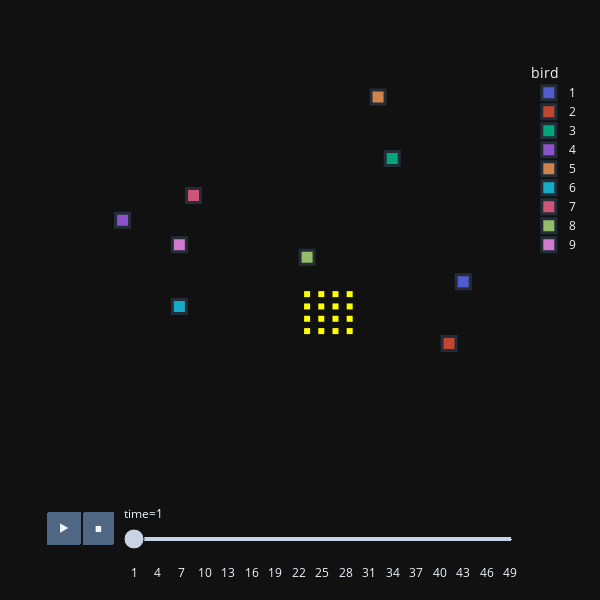

Here is the notebook cell this chart was saved with:
### Markdown cell above
Test one of the simulations by animating it.

### Code cell
communicators = ft.object_from_data(sim.all_birdsDF, sim.all_rewardsDF)
ft.animate_birds(communicators, plot_rewards=True,
                  width = 600, height = 600, point_size = 10)

### Figure 1 — Plotly figure (JSON) as saved in the notebook; plotly's stock layout.template omitted (floating-point values rounded to 4 significant figures)
{"data": [{"hovertemplate": "bird=1<br>time=1<br>x=%{x}<br>y=%{y}<extra></extra>", "legendgroup": "1", "marker": {"color": "#636efa", "line": {"width": 3}, "opacity": 0.8, "size": 14, "symbol": "square"}, "mode": "markers", "name": "1", "orientation": "v", "showlegend": true, "type": "scatter", "x": [26], "xaxis": "x", "y": [12], "yaxis": "y"}, {"hovertemplate": "bird=2<br>time=1<br>x=%{x}<br>y=%{y}<extra></extra>", "legendgroup": "2", "marker": {"color": "#EF553B", "line": {"width": 3}, "opacity": 0.8, "size": 14, "symbol": "square"}, "mode": "markers", "name": "2", "orientation": "v", "showlegend": true, "type": "scatter", "x": [25], "xaxis": "x", "y": [7], "yaxis": "y"}, {"hovertemplate": "bird=3<br>time=1<br>x=%{x}<br>y=%{y}<extra></extra>", "legendgroup": "3", "marker": {"color": "#00cc96", "line": {"width": 3}, "opacity": 0.8, "size": 14, "symbol": "square"}, "mode": "markers", "name": "3", "orientation": "v", "showlegend": true, "type": "scatter", "x": [21], "xaxis": "x", "y": [22], "yaxis": "y"}, {"hovertemplate": "bird=4<br>time=1<br>x=%{x}<br>y=%{y}<extra></extra>", "legendgroup": "4", "marker": {"color": "#ab63fa", "line": {"width": 3}, "opacity": 0.8, "size": 14, "symbol": "square"}, "mode": "markers", "name": "4", "orientation": "v", "showlegend": true, "type": "scatter", "x": [2], "xaxis": "x", "y": [17], "yaxis": "y"}, {"hovertemplate": "bird=5<br>time=1<br>x=%{x}<br>y=%{y}<extra></extra>", "legendgroup": "5", "marker": {"color": "#FFA15A", "line": {"width": 3}, "opacity": 0.8, "size": 14, "symbol": "square"}, "mode": "markers", "name": "5", "orientation": "v", "showlegend": true, "type": "scatter", "x": [20], "xaxis": "x", "y": [27], "yaxis": "y"}, {"hovertemplate": "bird=6<br>time=1<br>x=%{x}<br>y=%{y}<extra></extra>", "legendgroup": "6", "marker": {"color": "#19d3f3", "line": {"width": 3}, "opacity": 0.8, "size": 14, "symbol": "square"}, "mode": "markers", "name": "6", "orientation": "v", "showlegend": true, "type": "scatter", "x": [6], "xaxis": "x", "y": [10], "yaxis": "y"}, {"hovertemplate": "bird=7<br>time=1<br>x=%{x}<br>y=%{y}<extra></extra>", "legendgroup": "7", "marker": {"color": "#FF6692", "line": {"width": 3}, "opacity": 0.8, "size": 14, "symbol": "square"}, "mode": "markers", "name": "7", "orientation": "v", "showlegend": true, "type": "scatter", "x": [7], "xaxis": "x", "y": [19], "yaxis": "y"}, {"hovertemplate": "bird=8<br>time=1<br>x=%{x}<br>y=%{y}<extra></extra>", "legendgroup": "8", "marker": {"color": "#B6E880", "line": {"width": 3}, "opacity": 0.8, "size": 14, "symbol": "square"}, "mode": "markers", "name": "8", "orientation": "v", "showlegend": true, "type": "scatter", "x": [15], "xaxis": "x", "y": [14], "yaxis": "y"}, {"hovertemplate": "bird=9<br>time=1<br>x=%{x}<br>y=%{y}<extra></extra>", "legendgroup": "9", "marker": {"color": "#FF97FF", "line": {"width": 3}, "opacity": 0.8, "size": 14, "symbol": "square"}, "mode": "markers", "name": "9", "orientation": "v", "showlegend": true, "type": "scatter", "x": [6], "xaxis": "x", "y": [15], "yaxis": "y"}, {"hovertemplate": "bird=reward<br>time=1<br>x=%{x}<br>y=%{y}<extra></extra>", "legendgroup": "reward", "marker": {"color": "yellow", "symbol": "square"}, "mode": "markers", "name": "reward", "orientation": "v", "showlegend": false, "type": "scatter", "x": [15, 16, 17, 18, 15, 16, 17, 18, 15, 16, 17, 18, 15, 16, 17, 18], "xaxis": "x", "y": [8, 8, 8, 8, 9, 9, 9, 9, 10, 10, 10, 10, 11, 11, 11, 11], "yaxis": "y"}], "layout": {"autosize": false, "height": 600, "legend": {"title": {"text": "bird"}, "tracegroupgap": 0}, "margin": {"t": 60}, "sliders": [{"active": 0, "currentvalue": {"prefix": "time="}, "len": 0.9, "pad": {"b": 10, "t": 60}, "steps": [{"args": [["1"], {"frame": {"duration": 0, "redraw": false}, "fromcurrent": true, "mode": "immediate", "transition": {"duration": 0, "easing": "linear"}}], "label": "1", "method": "animate"}, {"args": [["2"], {"frame": {"duration": 0, "redraw": false}, "fromcurrent": true, "mode": "immediate", "transition": {"duration": 0, "easing": "linear"}}], "label": "2", "method": "animate"}, {"args": [["3"], {"frame": {"duration": 0, "redraw": false}, "fromcurrent": true, "mode": "immediate", "transition": {"duration": 0, "easing": "linear"}}], "label": "3", "method": "animate"}, {"args": [["4"], {"frame": {"duration": 0, "redraw": false}, "fromcurrent": true, "mode": "immediate", "transition": {"duration": 0, "easing": "linear"}}], "label": "4", "method": "animate"}, {"args": [["5"], {"frame": {"duration": 0, "redraw": false}, "fromcurrent": true, "mode": "immediate", "transition": {"duration": 0, "easing": "linear"}}], "label": "5", "method": "animate"}, {"args": [["6"], {"frame": {"duration": 0, "redraw": false}, "fromcurrent": true, "mode": "immediate", "transition": {"duration": 0, "easing": "linear"}}], "label": "6", "method": "animate"}, {"args": [["7"], {"frame": {"duration": 0, "redraw": false}, "fromcurrent": true, "mode": "immediate", "transition": {"duration": 0, "easing": "linear"}}], "label": "7", "method": "animate"}, {"args": [["8"], {"frame": {"duration": 0, "redraw": false}, "fromcurrent": true, "mode": "immediate", "transition": {"duration": 0, "easing": "linear"}}], "label": "8", "method": "animate"}, {"args": [["9"], {"frame": {"duration": 0, "redraw": false}, "fromcurrent": true, "mode": "immediate", "transition": {"duration": 0, "easing": "linear"}}], "label": "9", "method": "animate"}, {"args": [["10"], {"frame": {"duration": 0, "redraw": false}, "fromcurrent": true, "mode": "immediate", "transition": {"duration": 0, "easing": "linear"}}], "label": "10", "method": "animate"}, {"args": [["11"], {"frame": {"duration": 0, "redraw": false}, "fromcurrent": true, "mode": "immediate", "transition": {"duration": 0, "easing": "linear"}}], "label": "11", "method": "animate"}, {"args": [["12"], {"frame": {"duration": 0, "redraw": false}, "fromcurrent": true, "mode": "immediate", "transition": {"duration": 0, "easing": "linear"}}], "label": "12", "method": "animate"}, {"args": [["13"], {"frame": {"duration": 0, "redraw": false}, "fromcurrent": true, "mode": "immediate", "transition": {"duration": 0, "easing": "linear"}}], "label": "13", "method": "animate"}, {"args": [["14"], {"frame": {"duration": 0, "redraw": false}, "fromcurrent": true, "mode": "immediate", "transition": {"duration": 0, "easing": "linear"}}], "label": "14", "method": "animate"}, {"args": [["15"], {"frame": {"duration": 0, "redraw": false}, "fromcurrent": true, "mode": "immediate", "transition": {"duration": 0, "easing": "linear"}}], "label": "15", "method": "animate"}, {"args": [["16"], {"frame": {"duration": 0, "redraw": false}, "fromcurrent": true, "mode": "immediate", "transition": {"duration": 0, "easing": "linear"}}], "label": "16", "method": "animate"}, {"args": [["17"], {"frame": {"duration": 0, "redraw": false}, "fromcurrent": true, "mode": "immediate", "transition": {"duration": 0, "easing": "linear"}}], "label": "17", "method": "animate"}, {"args": [["18"], {"frame": {"duration": 0, "redraw": false}, "fromcurrent": true, "mode": "immediate", "transition": {"duration": 0, "easing": "linear"}}], "label": "18", "method": "animate"}, {"args": [["19"], {"frame": {"duration": 0, "redraw": false}, "fromcurrent": true, "mode": "immediate", "transition": {"duration": 0, "easing": "linear"}}], "label": "19", "method": "animate"}, {"args": [["20"], {"frame": {"duration": 0, "redraw": false}, "fromcurrent": true, "mode": "immediate", "transition": {"duration": 0, "easing": "linear"}}], "label": "20", "method": "animate"}, {"args": [["21"], {"frame": {"duration": 0, "redraw": false}, "fromcurrent": true, "mode": "immediate", "transition": {"duration": 0, "easing": "linear"}}], "label": "21", "method": "animate"}, {"args": [["22"], {"frame": {"duration": 0, "redraw": false}, "fromcurrent": true, "mode": "immediate", "transition": {"duration": 0, "easing": "linear"}}], "label": "22", "method": "animate"}, {"args": [["23"], {"frame": {"duration": 0, "redraw": false}, "fromcurrent": true, "mode": "immediate", "transition": {"duration": 0, "easing": "linear"}}], "label": "23", "method": "animate"}, {"args": [["24"], {"frame": {"duration": 0, "redraw": false}, "fromcurrent": true, "mode": "immediate", "transition": {"duration": 0, "easing": "linear"}}], "label": "24", "method": "animate"}, {"args": [["25"], {"frame": {"duration": 0, "redraw": false}, "fromcurrent": true, "mode": "immediate", "transition": {"duration": 0, "easing": "linear"}}], "label": "25", "method": "animate"}, {"args": [["26"], {"frame": {"duration": 0, "redraw": false}, "fromcurrent": true, "mode": "immediate", "transition": {"duration": 0, "easing": "linear"}}], "label": "26", "method": "animate"}, {"args": [["27"], {"frame": {"duration": 0, "redraw": false}, "fromcurrent": true, "mode": "immediate", "transition": {"duration": 0, "easing": "linear"}}], "label": "27", "method": "animate"}, {"args": [["28"], {"frame": {"duration": 0, "redraw": false}, "fromcurrent": true, "mode": "immediate", "transition": {"duration": 0, "easing": "linear"}}], "label": "28", "method": "animate"}, {"args": [["29"], {"frame": {"duration": 0, "redraw": false}, "fromcurrent": true, "mode": "immediate", "transition": {"duration": 0, "easing": "linear"}}], "label": "29", "method": "animate"}, {"args": [["30"], {"frame": {"duration": 0, "redraw": false}, "fromcurrent": true, "mode": "immediate", "transition": {"duration": 0, "easing": "linear"}}], "label": "30", "method": "animate"}, {"args": [["31"], {"frame": {"duration": 0, "redraw": false}, "fromcurrent": true, "mode": "immediate", "transition": {"duration": 0, "easing": "linear"}}], "label": "31", "method": "animate"}, {"args": [["32"], {"frame": {"duration": 0, "redraw": false}, "fromcurrent": true, "mode": "immediate", "transition": {"duration": 0, "easing": "linear"}}], "label": "32", "method": "animate"}, {"args": [["33"], {"frame": {"duration": 0, "redraw": false}, "fromcurrent": true, "mode": "immediate", "transition": {"duration": 0, "easing": "linear"}}], "label": "33", "method": "animate"}, {"args": [["34"], {"frame": {"duration": 0, "redraw": false}, "fromcurrent": true, "mode": "immediate", "transition": {"duration": 0, "easing": "linear"}}], "label": "34", "method": "animate"}, {"args": [["35"], {"frame": {"duration": 0, "redraw": false}, "fromcurrent": true, "mode": "immediate", "transition": {"duration": 0, "easing": "linear"}}], "label": "35", "method": "animate"}, {"args": [["36"], {"frame": {"duration": 0, "redraw": false}, "fromcurrent": true, "mode": "immediate", "transition": {"duration": 0, "easing": "linear"}}], "label": "36", "method": "animate"}, {"args": [["37"], {"frame": {"duration": 0, "redraw": false}, "fromcurrent": true, "mode": "immediate", "transition": {"duration": 0, "easing": "linear"}}], "label": "37", "method": "animate"}, {"args": [["38"], {"frame": {"duration": 0, "redraw": false}, "fromcurrent": true, "mode": "immediate", "transition": {"duration": 0, "easing": "linear"}}], "label": "38", "method": "animate"}, {"args": [["39"], {"frame": {"duration": 0, "redraw": false}, "fromcurrent": true, "mode": "immediate", "transition": {"duration": 0, "easing": "linear"}}], "label": "39", "method": "animate"}, {"args": [["40"], {"frame": {"duration": 0, "redraw": false}, "fromcurrent": true, "mode": "immediate", "transition": {"duration": 0, "easing": "linear"}}], "label": "40", "method": "animate"}, {"args": [["41"], {"frame": {"duration": 0, "redraw": false}, "fromcurrent": true, "mode": "immediate", "transition": {"duration": 0, "easing": "linear"}}], "label": "41", "method": "animate"}, {"args": [["42"], {"frame": {"duration": 0, "redraw": false}, "fromcurrent": true, "mode": "immediate", "transition": {"duration": 0, "easing": "linear"}}], "label": "42", "method": "animate"}, {"args": [["43"], {"frame": {"duration": 0, "redraw": false}, "fromcurrent": true, "mode": "immediate", "transition": {"duration": 0, "easing": "linear"}}], "label": "43", "method": "animate"}, {"args": [["44"], {"frame": {"duration": 0, "redraw": false}, "fromcurrent": true, "mode": "immediate", "transition": {"duration": 0, "easing": "linear"}}], "label": "44", "method": "animate"}, {"args": [["45"], {"frame": {"duration": 0, "redraw": false}, "fromcurrent": true, "mode": "immediate", "transition": {"duration": 0, "easing": "linear"}}], "label": "45", "method": "animate"}, {"args": [["46"], {"frame": {"duration": 0, "redraw": false}, "fromcurrent": true, "mode": "immediate", "transition": {"duration": 0, "easing": "linear"}}], "label": "46", "method": "animate"}, {"args": [["47"], {"frame": {"duration": 0, "redraw": false}, "fromcurrent": true, "mode": "immediate", "transition": {"duration": 0, "easing": "linear"}}], "label": "47", "method": "animate"}, {"args": [["48"], {"frame": {"duration": 0, "redraw": false}, "fromcurrent": true, "mode": "immediate", "transition": {"duration": 0, "easing": "linear"}}], "label": "48", "method": "animate"}, {"args": [["49"], {"frame": {"duration": 0, "redraw": false}, "fromcurrent": true, "mode": "immediate", "transition": {"duration": 0, "easing": "linear"}}], "label": "49", "method": "animate"}], "x": 0.1, "xanchor": "left", "y": 0, "yanchor": "top"}], "updatemenus": [{"buttons": [{"args": [null, {"frame": {"duration": 500, "redraw": false}, "fromcurrent": true, "mode": "immediate", "transition": {"duration": 0, "easing": "linear"}}], "label": "&#9654;", "method": "animate"}, {"args": [[null], {"frame": {"duration": 0, "redraw": false}, "fromcurrent": true, "mode": "immediate", "transition": {"duration": 0, "easing": "linear"}}], "label": "&#9724;", "method": "animate"}], "direction": "left", "pad": {"r": 10, "t": 70}, "showactive": false, "type": "buttons", "x": 0.1, "xanchor": "right", "y": 0, "yanchor": "top"}], "width": 600, "xaxis": {"anchor": "y", "domain": [0, 1], "range": [-1, 30], "showgrid": false, "showticklabels": false, "ticks": "", "title": {"text": ""}, "zeroline": false}, "yaxis": {"anchor": "x", "domain": [0, 1], "range": [-1, 30], "showgrid": false, "showticklabels": false, "ticks": "", "title": {"text": ""}, "zeroline": false}}}
